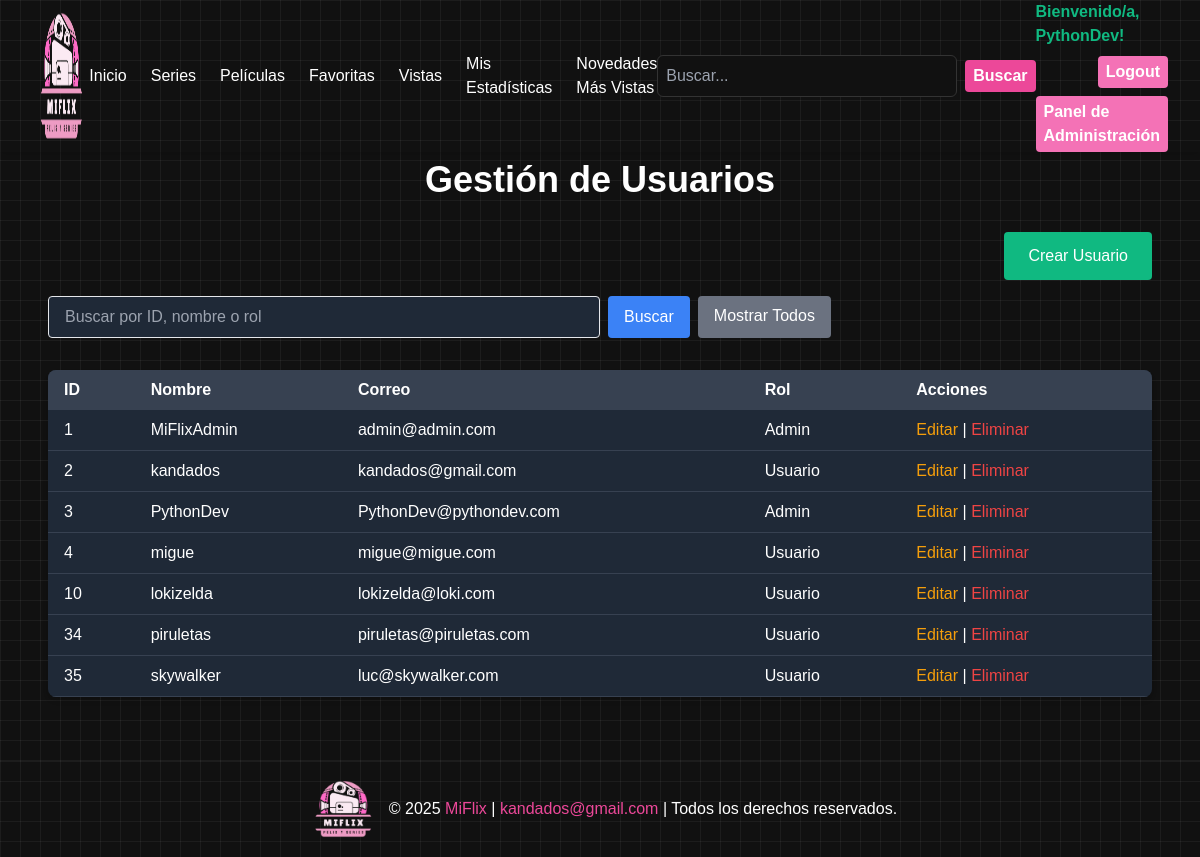
Page /usuarios/gestion-usuarios/ (signed in) on the earlier database version.
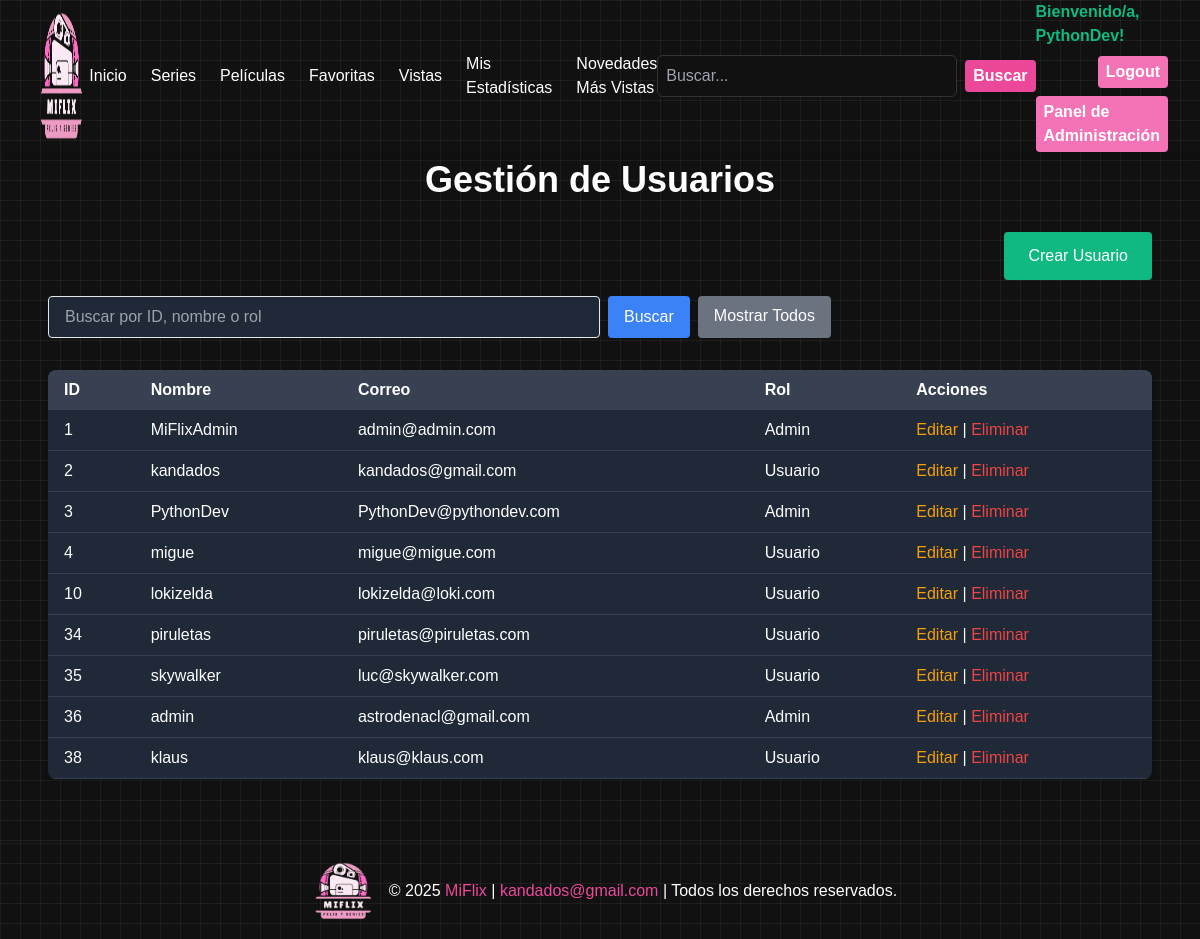
Same page on the later database version.
### usuarios/models.py (models this page shows, shortened)
class Usuario(AbstractUser):
    ADMIN = 'ADMIN'
    CLIENT = 'CLIENT'
    ROLE_CHOICES = [
        (ADMIN, 'Administrador'),
        (CLIENT, 'Cliente'),
        ('USER', 'USUARIO'),
    ]
    is_first_login = models.BooleanField(default=True)  # Este campo indica si es el primer login
    role = models.CharField(max_length=10, choices=ROLE_CHOICES, default=CLIENT)
    email = models.EmailField(unique=True)

### usuarios/views.py (the view, shortened to what this page needs)
# urls.py: path('gestion-usuarios/', views.gestion_usuarios, name='gestion_usuarios'),
@login_required
@user_passes_test(es_administrador)
def gestion_usuarios(request):
    query = request.GET.get('q', '').strip()  # Captura y limpia el término de búsqueda
    usuarios = Usuario.objects.all()  # Consulta base inicial
    return render(request, 'usuarios/gestion_usuarios.html', {'usuarios': usuarios})

### usuarios/views.py (called while the page is built)
def es_administrador(user):
    return user.is_authenticated and user.is_staff

### usuarios/templates/usuarios/gestion_usuarios.html
{% extends "MiFlixApp/base.html" %}
{% block content %}
<section class="py-8 px-4 mt-32">
    <h1 class="text-4xl font-bold text-center mb-8">Gestión de Usuarios</h1>
    <div class="flex justify-end mb-4">
        <a href="{% url 'usuarios:crear_usuario' %}" class="bg-green-500 text-white px-6 py-3 rounded hover:bg-green-600 transition">
            Crear Usuario
        </a>
    </div>
    <form method="get" action="{% url 'usuarios:gestion_usuarios' %}" class="mb-8 flex gap-2">
        <input
            type="text"
            name="q"
            placeholder="Buscar por ID, nombre o rol"
            value="{{ request.GET.q|default_if_none:'' }}"
            class="px-4 py-2 border rounded w-1/2 bg-gray-800 text-white placeholder-gray-400 focus:outline-none focus:ring-2 focus:ring-blue-500"
        />
        <button type="submit" class="bg-blue-500 text-white px-4 py-2 rounded hover:bg-blue-600 transition">
            Buscar
        </button>
        <a href="{% url 'usuarios:gestion_usuarios' %}" class="bg-gray-500 text-white px-4 py-2 rounded hover:bg-gray-600 transition">
            Mostrar Todos
        </a>
    </form>
    <table class="w-full bg-gray-800 text-white rounded-lg overflow-hidden shadow-md">
        <thead>
            <tr class="bg-gray-700">
                <th class="px-4 py-2 text-left">ID</th>
                <th class="px-4 py-2 text-left">Nombre</th>
                <th class="px-4 py-2 text-left">Correo</th>
                <th class="px-4 py-2 text-left">Rol</th>
                <th class="px-4 py-2 text-left">Acciones</th>
            </tr>
        </thead>
        <tbody>
            {% for usuario in usuarios %}
            <tr class="border-b border-gray-700 hover:bg-gray-600 transition">
                <td class="px-4 py-2">{{ usuario.id }}</td>
                <td class="px-4 py-2">{{ usuario.username }}</td>
                <td class="px-4 py-2">{{ usuario.email }}</td>
                <td class="px-4 py-2">{{ usuario.is_staff|yesno:"Admin,Usuario" }}</td>
                <td class="px-4 py-2">
                    <a href="{% url 'usuarios:editar_usuario' usuario.id %}" class="text-yellow-500 hover:text-yellow-700">Editar</a> |
                    <a href="{% url 'usuarios:eliminar_usuario' usuario.id %}" class="text-red-500 hover:text-red-700">Eliminar</a>
                </td>
            </tr>
            {% empty %}
            <tr>
                <td colspan="5" class="text-center text-gray-400 py-4">No se encontraron usuarios.</td>
            </tr>
            {% endfor %}
        </tbody>
    </table>
</section>
{% endblock %}

### MiFlixApp/templates/MiFlixApp/base.html (shortened to what this page needs)
<!DOCTYPE html>
<html lang="es">
<head>
    {% load static %}
    <link href="https://cdn.jsdelivr.net/npm/tailwindcss@2.2.19/dist/tailwind.min.css" rel="stylesheet">
    <link rel="stylesheet" href="https://cdn.jsdelivr.net/npm/flyonui@latest/dist/flyonui.min.css">
    <link rel="stylesheet" href="{% static 'MiFlixApp/style.css' %}">
</head>
<body class="text-white">
    <header id="main-header" class="fixed top-0 left-0 w-full z-50 transition-all duration-300 ease-in-out shadow-md">
        <div class="flex items-center justify-between px-20 py- md:px-8">
            <a href="{% url 'MiFlixApp:index' %}">
                <img src="{% static 'MiFlixApp/images/logo.png' %}" alt="Logo MiFlix" class="h-36">
            </a>
            <nav id="menu" class="hidden md:flex space-x-6 items-center">
                <a href="{% url 'MiFlixApp:index' %}" class="hover:text-pink-300">Inicio</a>
                <a href="{% url 'MiFlixApp:series' %}" class="hover:text-pink-300">Series</a>
                <a href="{% url 'MiFlixApp:peliculas' %}" class="hover:text-pink-300">Películas</a>
                {% if user.is_authenticated %}
                    <a href="{% url 'usuarios:favoritos' %}" class="hover:text-pink-300">Favoritas</a>
                    <a href="{% url 'usuarios:ya_vistas' %}" class="hover:text-pink-300">Vistas</a>
                    <a href="{% url 'usuarios:estadisticas_usuario' %}" class="hover:text-pink-300">Mis Estadísticas</a>
                {% endif %}
                <a href="{% url 'MiFlixApp:novedades_mas_vistas' %}" class="hover:text-pink-300">Novedades Más Vistas</a>
            </nav>
            <form action="{% url 'MiFlixApp:buscar_contenido' %}" method="get" class="hidden md:flex items-center space-x-2">
                <input
                    type="text"
                    name="q"
                    placeholder="Buscar..."
                    class="search-input"
                >
                <button type="submit" class="bg-pink-500 hover:bg-pink-700 text-white font-bold py-1 px-2 rounded">
                    Buscar
                </button>
            </form>
            <div class="hidden md:flex flex-col items-end space-y-2">
                {% if user.is_authenticated %}
                    <span class="text-green-500 font-semibold">Bienvenido/a, {{ user.username }}!</span>
                    <form action="{% url 'usuarios:logout' %}" method="post" class="inline">
                        <button type="submit" class="bg-pink-400 hover:bg-pink-500 text-white font-bold py-1 px-2 rounded">
                            Logout
                        </button>
                    </form>
                    {% if user.is_staff %}
                        <a href="{% url 'usuarios:panel_admin' %}" class="bg-pink-400 hover:bg-pink-500 text-white font-bold py-1 px-2 rounded">
                            Panel de Administración
                        </a>
                    {% endif %}
                {% else %}
                    <div class="flex space-x-2">
                        <a href="{% url 'usuarios:login' %}" class="bg-white-400 hover:bg-pink-500 text-white font-bold py-1 px-2 rounded">Login</a>
                        <a href="{% url 'usuarios:registro' %}" class="bg-white-400 hover:bg-pink-500 text-white font-bold py-1 px-2 rounded">Registro</a>
                    </div>
                {% endif %}
            </div>
        </div>
    </header>
    <main class="{% if request.resolver_match.url_name in 'series peliculas favoritos ya_vistas estadisticas_usuario novedades_mas_vistas' %}adjusted-content{% endif %} px-4 sm:px-8">
        {% block content %}{% endblock %}
    </main>
    <footer class="text-center text-white py-4 mt-8">
    <div class="flex justify-center items-center space-x-2">
        <img src="{% static 'MiFlixApp/images/logo.png' %}" alt="Logo MiFlix" class="h-16">
        <span>© 2025 <span class="highlight">MiFlix</span> | <span class="highlight">kandados@gmail.com</span> | Todos los derechos reservados.</span>
    </div>
</footer>
</body>
</html>

### MiFlixApp/static/MiFlixApp/style.css (style rules this page uses)
body { background-color: #111; background-image: linear-gradient(rgba(255, 255, 255, 0.05) 1px, transparent 1px), linear-gradient(90deg, rgba(255, 255, 255, 0.05) 1px, transparent 1px); background-size: 20px 20px; color: #fff; margin: 0; padding: 0; font-family: 'Arial', sans-serif; }
header { background-color: #202020; }
footer { background-color: #202020; }

### MiFlixApp/templates/MiFlixApp/base.html (style rules this page uses)
body { background-color: #111; background-image: linear-gradient(rgba(255, 255, 255, 0.05) 1px, transparent 1px), linear-gradient(90deg, rgba(255, 255, 255, 0.05) 1px, transparent 1px); background-size: 20px 20px; color: #fff; }
header { background-color: #111; background-image: linear-gradient(rgba(255, 255, 255, 0.05) 1px, transparent 1px), linear-gradient(90deg, rgba(255, 255, 255, 0.05) 1px, transparent 1px); background-size: 20px 20px; }
footer { background-color: #111; background-image: linear-gradient(rgba(255, 255, 255, 0.05) 1px, transparent 1px), linear-gradient(90deg, rgba(255, 255, 255, 0.05) 1px, transparent 1px); background-size: 20px 20px; }
footer .highlight { color: #ec4899; }
.search-input { width: 300px; background-color: #111; color: #fff; border: 1px solid #333; padding: 0.5rem; border-radius: 0.375rem; }

Differences in the rows shown:
added Usuario: id "36", username "admin", email "astrodenacl@gmail.com", is_staff "Admin"
added Usuario: id "38", username "klaus", email "klaus@klaus.com", is_staff "Usuario"
